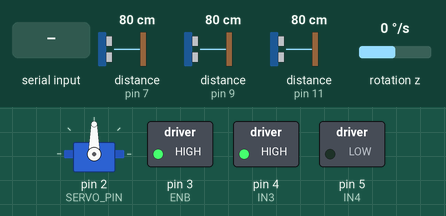
Simulated run of this sketch. Board: Arduino Leonardo, built with avr-gcc and run on an emulated ATmega32U4. On the bench: servo, switched loads named in the sketch (green lamp = pin HIGH). Inputs (shaded band) come from the test bench; at power-on: distance to the obstacle (sensors on pin 7, pin 9, pin 11) 80 cm, rotation z 0 °/s. The echo pulse lasts 58.3 µs per cm; pins used as bus, display or sensor lines are not drawn.

Above: at 1.2 s.
1.3 s: "s" received over the second serial link
At 2.3 s:
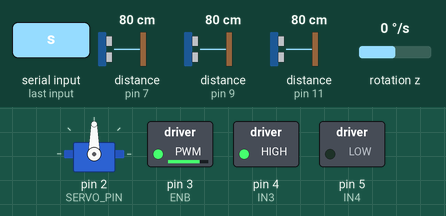
2.8 s: distance to the obstacle (sensor on pin 7) set to 2 cm
At 3.9 s:
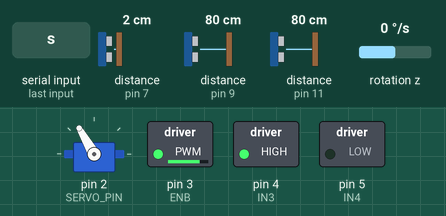
4.3 s: distance to the obstacle (sensor on pin 9) set to 19 cm
5.8 s: distance to the obstacle (sensor on pin 9) set to 15 cm
At 7.0 s:
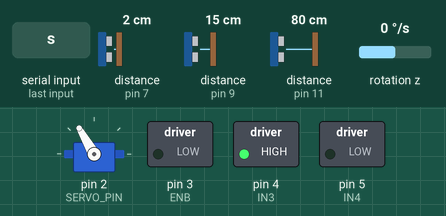
7.3 s: distance to the obstacle (sensor on pin 7) set to 35 cm
At 8.0 s:
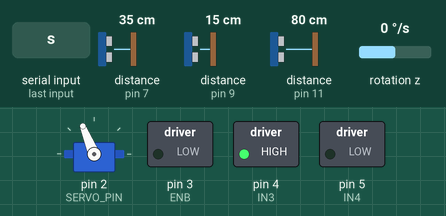
8.9 s: distance to the obstacle (sensor on pin 11) set to 2 cm
At 9.5 s:
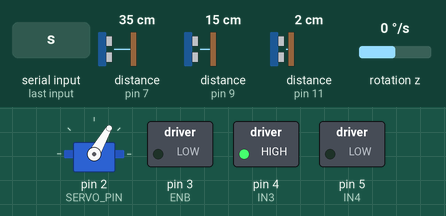
Timing chart, 0 to 11.4 s (numbered marks = the images above; inputs shaded):
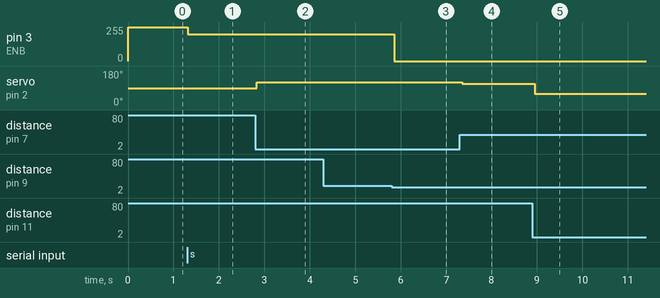

The sketch:

OPEN_CHALLENGE.INO
```cpp
#include <Wire.h>
#include <MPU6050.h>
#include <Servo.h>

// —— PINOUT ——
// HC-SR04 Ultrasonic Sensors
const int TRIG_LEFT   = 6;   // Left trigger pin (D6)
const int ECHO_LEFT   = 7;   // Left echo pin    (D7)
const int TRIG_CENT   = 8;   // Center trigger   (D8)
const int ECHO_CENT   = 9;   // Center echo      (D9)
const int TRIG_RIGHT  = 10;  // Right trigger    (D10)
const int ECHO_RIGHT  = 11;  // Right echo       (D11)

// Actuators
const int SERVO_PIN      = 2;   // Steering servo (D2)
const int ENB            = 3;   // Motor enable PWM (D3)
const int IN3            = 4;   // Motor direction (D4)
const int IN4            = 5;   // Motor direction (D5)

// —— CONTROL PARAMETERS ——
const float Kp           = 0.5; // Proportional gain
const float Kd           = 0.1; // Derivative gain

// —— SAFETY THRESHOLDS (cm) ——
const float SIDE_MIN_LEFT   = 17.0;  // Min distance to left wall
const float SIDE_MIN_RIGHT  = 16.0;  // Min distance to right wall
const float FRONT_MIN       = 16.0;  // Min front distance

// —— SERVO LIMITS ——
const int SERVO_CENTER      = 90;   // Center position
const int SERVO_MAX_LEFT    = 60;   // Max left turn
const int SERVO_MAX_RIGHT   = 120;  // Max right turn
const int SERVO_DEADZONE    = 30;   // ±30° around center for PD

// —— MOTOR SPEED ——
const int MOTOR_SPEED       = 200;  // Fixed PWM (0–255)

Servo steeringServo;
MPU6050 imu;                     // MPU6050 IMU object

// State variables
bool started       = false;     // Has 's' been received?
int curveCount     = 0;         // Number of curves detected
bool turning       = false;     // Are we currently in a turn?
float prevError    = 0;
unsigned long prevTime = 0;

void setup() {
  // Begin Serial1 for start command
  Serial1.begin(115200);
  Serial1.println("Waiting for 's' on Serial1 to start...");

  // Initialize IMU (MPU6050)
  Wire.begin();
  imu.initialize();
  if (!imu.testConnection()) {
    Serial1.println("IMU connection failed!");
    while (true); // Halt if IMU is missing
  }
  Serial1.println("IMU initialized.");

  // Initialize ultrasonic sensor pins
  pinMode(TRIG_LEFT, OUTPUT);
  pinMode(ECHO_LEFT, INPUT);
  pinMode(TRIG_CENT, OUTPUT);
  pinMode(ECHO_CENT, INPUT);
  pinMode(TRIG_RIGHT, OUTPUT);
  pinMode(ECHO_RIGHT, INPUT);

  // Initialize and center steering servo
  steeringServo.attach(SERVO_PIN);
  steeringServo.write(SERVO_CENTER);

  // Initialize DC motor (H-bridge)
  pinMode(ENB, OUTPUT);
  pinMode(IN3, OUTPUT);
  pinMode(IN4, OUTPUT);
  digitalWrite(IN3, HIGH);  // Forward direction
  digitalWrite(IN4, LOW);

  prevTime = micros();
}

void loop() {
  // ——— Wait for 's' on Serial1 to begin ———
  if (!started) {
    if (Serial1.available() > 0 && Serial1.read() == 's') {
      started = true;
      Serial1.println("Start command received. Running...");
    } else {
      return; // Do nothing until start
    }
  }

  // ——— 1) Read ultrasonic distances ———
  float dL = readUltrasonic(TRIG_LEFT,  ECHO_LEFT);
  float dC = readUltrasonic(TRIG_CENT,  ECHO_CENT);
  float dR = readUltrasonic(TRIG_RIGHT, ECHO_RIGHT);

  // ——— 2) Front obstacle check ———
  if (dC <= FRONT_MIN) {
    analogWrite(ENB, 0);  // Too close → stop motor
  } else {
    analogWrite(ENB, MOTOR_SPEED);  // Otherwise fixed speed
  }

  // ——— 3) Emergency side avoidance ———
  if (dL <= SIDE_MIN_LEFT) {
    // Left wall too close → turn right hard
    steeringServo.write(SERVO_MAX_RIGHT);
  }
  else if (dR <= SIDE_MIN_RIGHT) {
    // Right wall too close → turn left hard
    steeringServo.write(SERVO_MAX_LEFT);
  }
  else {
    // ——— 4) PD steering control ———
    unsigned long now = micros();
    float dt = (now - prevTime) / 1e6;
    prevTime = now;

    float error  = dR - dL;
    float dError = (error - prevError) / dt;
    prevError    = error;

    float control = Kp * error + Kd * dError;
    int delta = constrain(int(control), -SERVO_DEADZONE, SERVO_DEADZONE);
    steeringServo.write(SERVO_CENTER + delta);
  }

  // ——— 5) Turn detection using IMU ———
  // Read gyroscope Z axis (°/s)
  float gyroZ = imu.getRotationZ() / 131.0;
  const float TURN_THRESHOLD = 30.0; // °/s threshold for a turn

  if (abs(gyroZ) > TURN_THRESHOLD) {
    if (!turning) {
      turning = true;         // We just started a turn
      curveCount++;
      Serial1.print("Curve #");
      Serial1.println(curveCount);
    }
  } else {
    turning = false;          // No longer turning
  }

  // ——— 6) Stop after 12 curves ———
  if (curveCount >= 12) {
    // Halt motor and center steer
    analogWrite(ENB, 0);
    steeringServo.write(SERVO_CENTER);
    Serial1.println("12 curves detected. Robot stopped.");
    while (true) {
      // Do nothing — robot remains stopped
    }
  }

  delay(50);  // ~20 Hz loop
}

// Generic HC-SR04 reading function (returns cm)
float readUltrasonic(int trigPin, int echoPin) {
  digitalWrite(trigPin, LOW);
  delayMicroseconds(2);
  digitalWrite(trigPin, HIGH);
  delayMicroseconds(10);
  digitalWrite(trigPin, LOW);
  long duration = pulseIn(echoPin, HIGH, 30000);
  if (duration == 0) return 300;               // No echo: assume far
  return duration * 0.0343 / 2.0;              // Convert to cm
}
```

Measured:
- the behaviour switches between 17 and 16 cm on distance to the obstacle (sensor on pin 9) (found by bisection; images 2 and 3)
- after the input at 1.3 s, pin 3 (ENB): 255/255 → 200/255 at once
- after the input at 2.8 s, servo on pin 2 (SERVO_PIN): 90° → 120° at once
- after the input at 4.3 s, every drawn part: stays the same
- after the input at 5.8 s, pin 3 (ENB): 200/255 → 0/255 after 0.06 s
- after the input at 7.3 s, servo on pin 2 (SERVO_PIN): 120° → 112° after 0.05 s
- after the input at 8.9 s, servo on pin 2 (SERVO_PIN): 112° → 60° after 0.06 s
